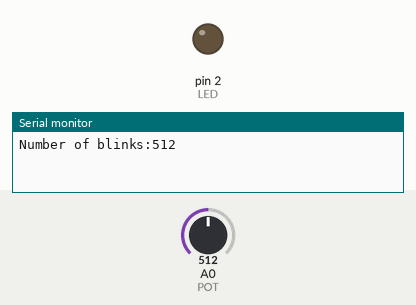
Recording of a sketch running on a simulated Arduino Uno, built with avr-gcc and run on an emulated ATmega328P. Shown: output pins drawn as LEDs (lit = HIGH), the last lines printed to the serial monitor. Dashed ring = blinking. Inputs (shaded band) come from the test bench; at power-on: A0 (POT) = 512.

Above: at 1.8 s.
1.9 s: A0 (POT) set to 0
At 3.2 s:
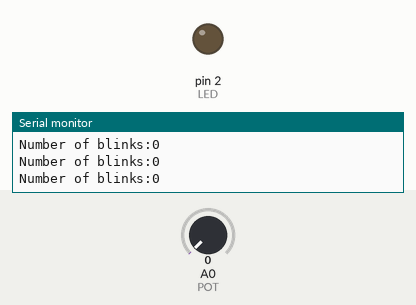
6.0 s: A0 (POT) set to 122
At 6.07 s:
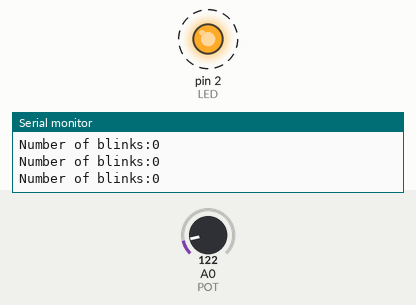
Timing chart, 0 to 15.5 s (numbered marks = the images above; inputs shaded):
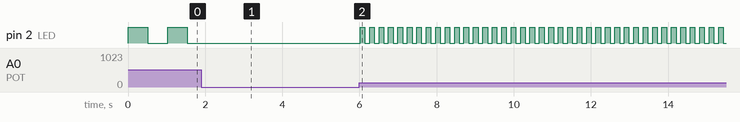

The sketch:

sketch.ino
```cpp
#define LED 2 // LED on pin
#define BUTTON 5 // Button on pin 5
#define POT A0 // Potentiometer on pin A0

void setup() {

  pinMode(LED, OUTPUT);
  pinMode(BUTTON, INPUT);
  pinMode(POT, INPUT);

  // Turn on the LED
  digitalWrite(LED, HIGH);


  // Start the serial monitor for printing
  // 9600 baud rate (speed) is sufficient
  Serial.begin(9600);
}


void loop() {
  int potStatus = analogRead(POT);


  digitalWrite(2, HIGH);
  delay(potStatus);
  digitalWrite(2, LOW);
  delay(potStatus);


  Serial.print("Number of blinks:");
  Serial.println(potStatus);
}
```

Measured:
- after the input at 1.9 s, pin 2 (LED): stops changing and stays LOW
- after the input at 6.0 s, pin 2 (LED): alternates HIGH for 0.12 s and LOW for 0.12 s, starting at once
